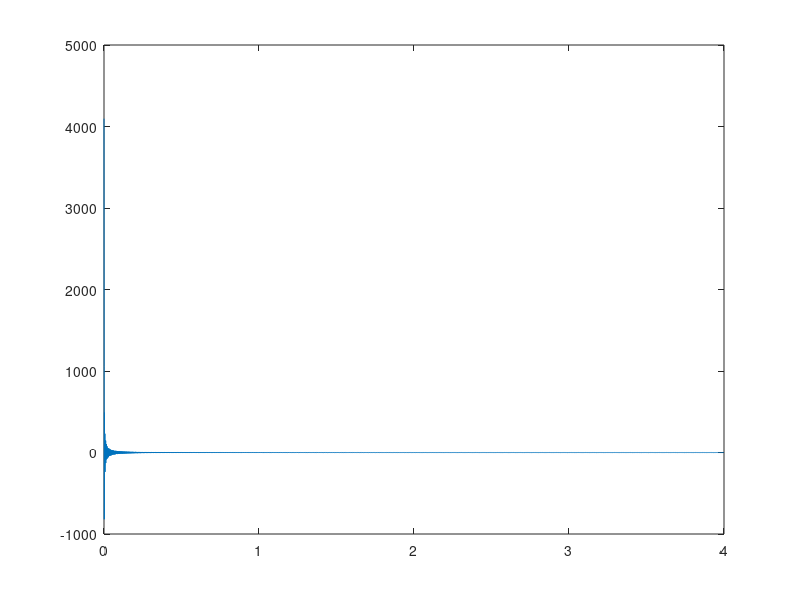

Recreate this plot in MATLAB. (Note: this script raises an error after producing the figure.)
clc
clear
close all

%% Fast Fourrier Transformation parameters
N = 1600; % 50,100,200,400,800,1600,3200,6400
nFFT = 2.56*N;

% Baseband
fmax = 400;  % frequency span (Hz)
fs = 2.56*fmax; % Nyquist frequency (Hz)

dt = 1/fs;  % sampling time (sec)
df = fmax/nFFT;  % sampling frequency (Hz)
frequency_vector = df:df:fmax;
% frequency_vector = fmax*linspace(0,1,nFFT/2+1);

T_total = nFFT*dt; % duration of the experiment (sec)
time_vector = 0:dt:T_total-dt;

%% Input signal generation with window and overlap
n_inp = 1; % n_inpmber of input channels
n_out = 6; % n_inpmber of output channels

%%
% Creating the input signal (uniformly distributed random signal)
max_inp = 0.5; % specify the maximum amplitude of input
min_inp = -0.5; % specify the maximum amplitude of input
inp = zeros(size(time_vector,2),n_inp);
Amp = 1;
for j = 1:n_inp
    for i = 1:nFFT
        phi_k = -i*(i-1)*pi/nFFT;
        inp(:,j) = inp(:,j) + Amp*cos(2*pi*frequency_vector(i)*time_vector + phi_k*0)';%rand*pi*2)';
%         rand*pi*2
    end
end

%%
uniform_win_inp = ones(nFFT,n_inp);
uniform_win_out = ones(nFFT,n_out);

% averaging and overlap properties
n_aver = 1; % n_inpmber of averaging

% overlap parameters
overlap = 0; 
r_overlap = overlap/100; % rate of overlap (%)
T_total = n_aver*T_total-(n_aver-1)*r_overlap*T_total; % total duration of input signal after windowing and averaging (sec)
total_samples = round(n_aver*nFFT-(n_aver-1)*r_overlap*nFFT); % total n_inpmber of samples
total_time_vector = 0:dt:T_total-dt;
inp = repmat(inp,n_aver,1);
figure(3)
plot(total_time_vector,inp)

%%
load sysc
sample_sys = sysc;
sample_sys = ss(sample_sys.A,sample_sys.B(:,1),sample_sys.C,sample_sys.D(:,1));
% sample_sys = ss(sample_sys.A,sample_sys.B(:,4:5),sample_sys.C,sample_sys.D(:,4:5));
%%
% i = 1;
% while i
%     sysc = rss(14,6,7);
%     sample_sys  = sysc;
% %     sys.A = rand(14,14) + [-0.312459745646968,58.6755716242942,-3.32970939842960,10.3001198757494,-6.95387719278478,-3.36814766828286,-1.21486316836128,-3.56545637290002,1.75564668058367,-1.30668435176006,2.69923478036896,0.994098389511011,-0.339309909093562,0.131241118634470;-56.9226724070856,-2.75113184971002,6.66402072060328,0.340905151945994,3.38917171329582,23.2194873322224,1.83037894267740,3.67995347699375,3.06552440400818,-2.21056858336509,-6.39178071982871,-4.26800925655225,1.25178756966999,0.0856989227708177;2.27059054207520,-2.86378857809285,-2.39928036339358,-91.0922217774496,-50.2647625309475,-45.2274829495707,-0.480167334049433,0.438103167323734,6.94528951098814,8.02855997653458,1.50196034098208,1.17353369457493,-0.0604880356552731,0.251559976404786;-8.52202820906988,-6.10381802878106,92.3953302206382,-4.65829173669476,-6.62790878547604,192.592133159742,-2.47132108526682,13.1281484997033,2.33061854546082,-2.02226918844728,-9.27795934270479,-4.60935560511868,1.43064371741356,-0.196358628355626;5.43107685534713,1.27706813347834,45.9816043439077,11.4919101376484,-1.92453700185895,-150.813064205593,0.259015713237698,-3.36249298155650,-5.25790555794321,-1.78151950310267,5.38951136906085,3.49744450286000,-1.69086108534427,0.180627921804192;1.20916351112345,-15.2957511580614,41.1608984759840,-182.159977647126,144.151510485498,-5.89816234851918,-30.7906087108525,1.26261206413858,-3.96048614873784,5.76698987677539,5.24809114362927,8.99399522884542,-3.05230259010260,0.208494668207586;0.641520180823860,-0.581774347381974,-0.752406772651269,4.70617515807350,-1.66121993924186,28.3710736029170,-2.93573445227263,-163.786248215560,1.64422730203414,14.4874903585412,-3.06973058933075,-8.83632290707219,0.124637759337413,0.960109991455750;2.00095537741955,0.567136525731416,-3.30045542779170,-7.38997677973473,-0.561818311601700,-8.47029695846791,158.027273754072,-3.54434194091480,-24.0167729101540,8.87157905904816,-2.62820867070228,2.13587947920612,-2.81920390874451,0.826397190946874;-2.28717831671985,-3.43627237240055,-7.23515519385282,-1.45514934033785,3.96097211339719,2.76000493920257,-6.51842734214816,19.1007507544078,-7.70823576790647,-1.85165475864283,8.49277415624101,-1.15630189083034,-5.53070327894554,2.77308184992660;1.62256847137151,2.06761940740116,-6.39766044203789,-0.820106788227726,2.75811641287774,-3.18021260091163,-11.3408874378579,-6.78442848680085,1.69331543256094,-9.35588873243869,-1.62444277326928,-0.627845712389132,-0.121163482663899,0.143757560683648;-0.453345513880598,-1.40783541828260,2.04180660869143,-0.668786133169398,1.87239810362728,6.09328210889553,-1.44286743426222,7.04364101258553,-4.31222855157339,-0.392114125133970,-22.3742028433171,-186.207075689043,46.2207300229101,-0.714320122730896;-0.0382791428405690,1.84539593327961,-1.83120708894555,1.03130392765232,-1.77745160397810,-7.38547092906018,3.01968108484277,-5.09807064224737,0.797666266425589,0.661070245739320,177.719240523915,-11.2684272915322,2.27396484281817,0.407911224374075;-0.170232319350042,-0.707506781620471,0.0362610052826425,-0.252801528000997,0.590764462355496,2.04683816313453,-1.31050150889338,1.53494269397176,-1.48272899696038,-0.316481070731215,-44.5439853251676,4.00458064625061,-2.35932720087457,6.42912196800845;-0.0716260780736722,-0.102669791570725,-0.174773033429599,0.0282082849242810,0.0252887640646545,0.00961633119060952,-0.344954823207545,-0.00172763288042097,-1.01515748268251,-0.0570264517230666,-0.670202946476633,1.06841075856952,-5.63472580522611,-2.35825242790048];
%     if rank(ctrb(sysc)) == 14
%         if rank(obsv(sysc)) == 14
%             i = 0;
%         end
%     end
% end
%%
% figure(2)
k = 0;
n_inpm_states = sqrt(numel(sample_sys.A));
for i = 1:n_inp
    for j = 1:n_out
        k = k+1;
%         subplot(n_inp,n_out,k)
        resp(:,k) = squeeze(freqresp(sample_sys(j,i),frequency_vector,'Hz'));
%         semilogy(frequency_vector,abs(resp))
        %         plot(f,angle(resp)*180/pi);
    end 
end
[out_sample,~,~] = lsim(sample_sys,inp,total_time_vector,zeros(n_inpm_states,1));
% figure(3)
% plot(total_time_vector,out_sample)

%% Output analysis
out = out_sample;

if overlap > 0
    n_samples_in_Overlap = floor((overlap*nFFT) / 100); 
    nFrames = n_aver; 
else
    n_samples_in_Overlap= nFFT;
    nFrames=floor(total_samples/n_samples_in_Overlap)-1;
end

S_inp_out = zeros(nFFT/2+1,n_inp*n_out);
k = 0;
for i = 1:n_inp
    for j = 1:n_out
        k = k+1;
        [S_inp_out_dum, freq_after_overlap] = cpsd(inp(:,i),out(:,j),uniform_win_inp(:,1),overlap,nFFT,df);
        S_inp_out(:,k) = S_inp_out_dum;
    end
end

S_inp_inp = zeros(nFFT/2+1,n_inp);
for i = 1:n_inp
    [S_inp_inp(:,i), ~] = pwelch(inp(:,i),uniform_win_inp(:,i),overlap,nFFT,df);
end

S_out_out = zeros(nFFT/2+1,n_out);
for j = 1:n_out
    [S_out_out(:,j), ~] = pwelch(out(:,j),uniform_win_out(:,j),overlap,nFFT,df);
end

k = 0;
for i = 1:n_inp
    for j = 1:n_out
        k = k+1;
        H_2(:,k) = S_out_out(:,j)./S_inp_out(:,k);
    end
end

for i = 1:n_out
    fft_out(:,i) = fft(out(:,i));
end
for i = 1:n_inp
    fft_inp(:,i) = fft(inp(:,i));
end
k = 0;
for i = 1:n_inp
    for j = 1:n_out
        k = k+1;
        H_fft(:,k) = fft_out(:,j)./fft_inp(:,i);
    end
end
H_fft = H_fft(1:numel(total_time_vector)/2+1,:);

figure('units','normalized','outerposition',[0 0 1 1])
k = 0;
f = fmax*(0:(numel(total_time_vector)/2))/numel(total_time_vector);
for i = 1:n_inp
    for j = 1:n_out
        k = k+1;
        subplot(n_inp,n_out,k)
        semilogy(frequency_vector,abs(resp(:,k)))
        hold on
        semilogy(freq_after_overlap*1/dt/df,abs(H_2(:,k)))
%         hold on
%         semilogy(f,abs(H_fft(:,k)))
        xlim([0 100])
    end
end

% [sv,w] = sigma(sample_sys);
% figure(4)
% semilogy(w/2/pi,sv(1,:)./sv(2,:))
% xlim([0 100])